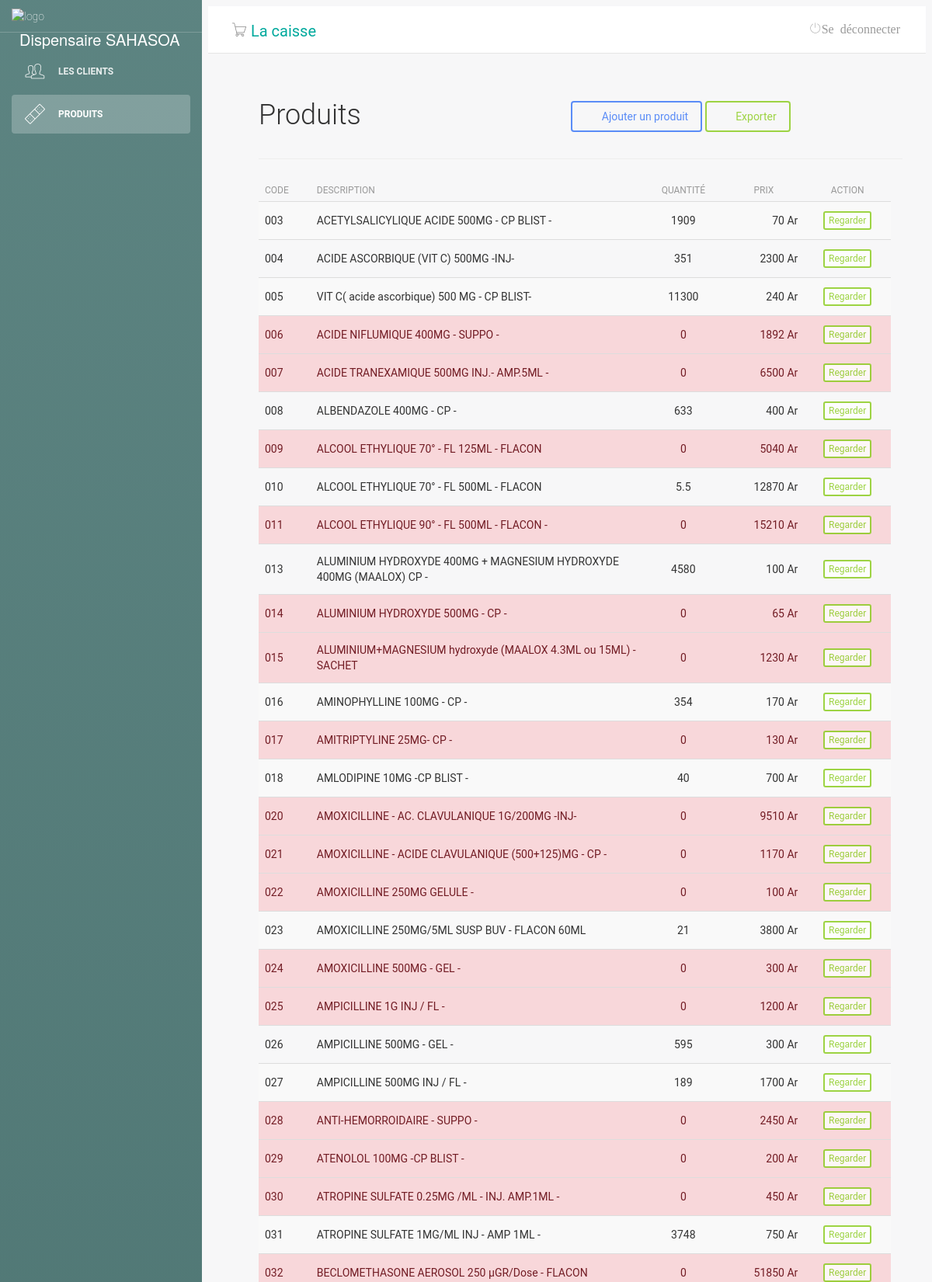
Screenshot of /main.php?pg=produtos (upper part) with the database file from the repository.
### tables this page shows
CREATE TABLE "tb_produtos" (
	"id"	INTEGER,
	"descricao"	TEXT,
	"codInterno"	TEXT,
	"codBarras"	TEXT,
	"fornecedor"	INTEGER,
	"custo"	INTEGER,
	"venda"	INTEGER,
	"principio"	TEXT,
	"quantidade"	INTEGER,
	"benefice"	INTEGER,
	PRIMARY KEY("id" AUTOINCREMENT)
);

### produtos.php (the view, shortened to what this page needs)
<?php
include('classes/Mysql.php');
?>
<?php
$numRows = 0;
$itemsPerPage = 100;
$totalItemReq = $db->query('SELECT id FROM tb_produtos');
while ($row = $totalItemReq->fetch(SQLITE3_ASSOC)) {
    ++$numRows;
}
$totalItem = $numRows;
if (isset($_GET['page']) and !empty($_GET['page']) and $_GET['page'] > 0 and $_GET['page'] <= $totalItem) {
    $_GET['page'] = intval($_GET['page']);
    $currentPage = $_GET['page'];
} else {
    $currentPage = 1;
}
$begin = ($currentPage - 1) * $itemsPerPage;
$sql = $db->prepare("SELECT * FROM `tb_produtos` LIMIT $begin,$itemsPerPage");
$sql->execute();
$produtos = $sql->fetchAll();
?>
<div class="lista-cliente">
    <div id="top" class="row">
        <div class="col-sm-2">
            <h2>Produits</h2>
        </div>
        <div class="col-sm-6">
        </div>
        <div class="col-sm-4 btn-lista">
            <a class="btn btn-primary" href="?pg=adicionar-produto"><i class="fa fa-plus"></i> Ajouter un produit</a>
            <a class="btn btn-success" href="?pg=export" onclick="return window.confirm('Etes-vous vraiment sûre de vouloir éxporter le programme?');"><i class="fa fa-plus"></i> Exporter</a>
        </div>
    </div>
    <hr />
    <div id="list" class="row">
        <div class="table-responsive col-md-12">
            <table class="table table-striped" cellspacing="0" cellpadding="0">
                <thead>
                    <tr>
                        <th>Code</th>
                        <th>Description</th>
                        <th style="text-align: center;">Quantité</th>
                        <th style="text-align: center;">Prix</th>
                        <th class="actions" style="text-align: center;">Action</th>
                    </tr>
                </thead>
                <tbody>
                    <tr>
                        <?php foreach ($produtos as $value) : ?>
                            <td <?php if ($value['benefice'] < 0) {echo 'style="background-color: red;color: white;"';} if ($value['quantidade'] == 0) {echo 'style="background-color: #f8d7da;color: #721c24;"';} if ($value['codBarras'] == 1) {echo 'style="background-color: #6bddbb;color: black;"';} if ($value['custo'] == $value['venda']) {echo 'style="background-color: #fff3cd;color: #856404;"';} ?> ><?php echo $value['codInterno'] ?></td>
                            <td <?php  if ($value['quantidade'] == 0) {echo 'style="background-color: #f8d7da;color: #721c24;max-width: 300px;overflow:hidden;"';} ?> style="max-width: 300px;overflow:hidden;" ><?php echo $value['descricao'] ?></td>
                            <td <?php  if ($value['quantidade'] == 0) {echo 'style="background-color: #f8d7da;color: #721c24;text-align: center;"';} ?> style="text-align: center;"><?php echo $value['quantidade'] ?></td>
                            <td <?php  if ($value['quantidade'] == 0) {echo 'style="background-color: #f8d7da;color: #721c24;text-align:end;"';} ?> style="text-align:end;"><?php echo $value['venda']." Ar" ?></td>
                            <td class="actions" <?php  if ($value['quantidade'] == 0) {echo 'style="background-color: #f8d7da;color: #721c24;text-align: center;"';} ?> style="text-align: center;">
                                <a class="btn btn-success btn-xs" href="?pg=visualizar-produto&id=<?=$value['id']?>&page=<?=$currentPage?>" style="background-color: white;" >Regarder</a>
                            </td>
                    </tr>
                <?php
                        endforeach;
                ?>
                </tbody>
            </table>
        </div>
        <div id="bottom" class="row">
        </div>
    </div>

### css/style.css (style rules this page uses)
.lista-cliente { margin-left: 50px; }
.btn-lista { margin-top: 30px; }
@media only screen and (max-width: 1300px) { .btn-lista { margin-top: 30px; margin-left: 31%; width: 335px; } }

### rows the page displays
tb_produtos: codInterno "003", descricao "ACETYLSALICYLIQUE ACIDE 500MG - CP BLIST -", quantidade "1909", venda "70"
tb_produtos: codInterno "004", descricao "ACIDE ASCORBIQUE (VIT C) 500MG -INJ-", quantidade "351", venda "2300"
tb_produtos: codInterno "005", descricao "VIT C( acide ascorbique) 500 MG - CP BLIST-", quantidade "11300", venda "240"
tb_produtos: codInterno "006", descricao "ACIDE NIFLUMIQUE 400MG - SUPPO -", quantidade "0", venda "1892"
tb_produtos: codInterno "007", descricao "ACIDE TRANEXAMIQUE 500MG INJ.- AMP.5ML -", quantidade "0", venda "6500"
tb_produtos: codInterno "008", descricao "ALBENDAZOLE 400MG - CP -", quantidade "633", venda "400"
tb_produtos: codInterno "009", descricao "ALCOOL ETHYLIQUE 70° - FL 125ML - FLACON", quantidade "0", venda "5040"
tb_produtos: codInterno "010", descricao "ALCOOL ETHYLIQUE 70° - FL 500ML - FLACON", quantidade "5.5", venda "12870"
tb_produtos: codInterno "011", descricao "ALCOOL ETHYLIQUE 90° - FL 500ML - FLACON -", quantidade "0", venda "15210"
tb_produtos: codInterno "013", descricao "ALUMINIUM HYDROXYDE 400MG + MAGNESIUM HYDROXYDE 400MG (MAALOX) CP -", quantidade "4580", venda "100"
tb_produtos: codInterno "014", descricao "ALUMINIUM HYDROXYDE 500MG - CP -", quantidade "0", venda "65"
tb_produtos: codInterno "015", descricao "ALUMINIUM+MAGNESIUM hydroxyde (MAALOX 4.3ML ou 15ML) -SACHET", quantidade "0", venda "1230"
tb_produtos: codInterno "016", descricao "AMINOPHYLLINE 100MG - CP -", quantidade "354", venda "170"
tb_produtos: codInterno "017", descricao "AMITRIPTYLINE 25MG- CP -", quantidade "0", venda "130"
tb_produtos: codInterno "018", descricao "AMLODIPINE 10MG -CP BLIST -", quantidade "40", venda "700"
tb_produtos: codInterno "020", descricao "AMOXICILLINE - AC. CLAVULANIQUE 1G/200MG -INJ-", quantidade "0", venda "9510"
tb_produtos: codInterno "021", descricao "AMOXICILLINE - ACIDE CLAVULANIQUE (500+125)MG - CP -", quantidade "0", venda "1170"
tb_produtos: codInterno "022", descricao "AMOXICILLINE 250MG GELULE -", quantidade "0", venda "100"
tb_produtos: codInterno "023", descricao "AMOXICILLINE 250MG/5ML SUSP BUV - FLACON 60ML", quantidade "21", venda "3800"
tb_produtos: codInterno "024", descricao "AMOXICILLINE 500MG - GEL -", quantidade "0", venda "300"
tb_produtos: codInterno "025", descricao "AMPICILLINE 1G INJ / FL -", quantidade "0", venda "1200"
tb_produtos: codInterno "026", descricao "AMPICILLINE 500MG - GEL -", quantidade "595", venda "300"
tb_produtos: codInterno "027", descricao "AMPICILLINE 500MG INJ / FL -", quantidade "189", venda "1700"
tb_produtos: codInterno "028", descricao "ANTI-HEMORROIDAIRE - SUPPO -", quantidade "0", venda "2450"
tb_produtos: codInterno "029", descricao "ATENOLOL 100MG -CP BLIST -", quantidade "0", venda "200"
tb_produtos: codInterno "030", descricao "ATROPINE SULFATE 0.25MG /ML - INJ. AMP.1ML -", quantidade "0", venda "450"
tb_produtos: codInterno "031", descricao "ATROPINE SULFATE 1MG/ML INJ - AMP 1ML -", quantidade "3748", venda "750"
tb_produtos: codInterno "032", descricao "BECLOMETHASONE AEROSOL 250 µGR/Dose - FLACON", quantidade "0", venda "51850"
